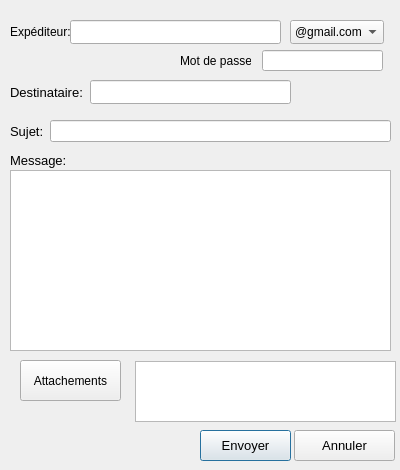
<?xml version="1.0" encoding="UTF-8"?>
<ui version="4.0">
 <class>Mail</class>
 <widget class="QDialog" name="Mail">
  <property name="geometry">
   <rect>
    <x>0</x>
    <y>0</y>
    <width>400</width>
    <height>470</height>
   </rect>
  </property>
  <property name="windowTitle">
   <string>e-Mail</string>
  </property>
  <property name="windowIcon">
   <iconset resource="rssources.qrc">
    <normaloff>:/images/logo_erp.png</normaloff>:/images/logo_erp.png</iconset>
  </property>
  <widget class="QWidget" name="layoutWidget">
   <property name="geometry">
    <rect>
     <x>10</x>
     <y>120</y>
     <width>381</width>
     <height>22</height>
    </rect>
   </property>
   <layout class="QHBoxLayout" name="horizontalLayout_2">
    <item>
     <widget class="QLabel" name="labelSujet">
      <property name="font">
       <font>
        <pointsize>10</pointsize>
       </font>
      </property>
      <property name="text">
       <string>Sujet:</string>
      </property>
     </widget>
    </item>
    <item>
     <widget class="QLineEdit" name="Valsujet">
      <property name="toolTip">
       <string>&lt;html&gt;&lt;head/&gt;&lt;body&gt;&lt;p&gt;Séparez les adresses par un &lt;span style=&quot; font-weight:600;&quot;&gt;;&lt;/span&gt;&lt;/p&gt;&lt;/body&gt;&lt;/html&gt;</string>
      </property>
     </widget>
    </item>
   </layout>
  </widget>
  <widget class="QPushButton" name="ButtonEnvoie">
   <property name="geometry">
    <rect>
     <x>200</x>
     <y>430</y>
     <width>91</width>
     <height>31</height>
    </rect>
   </property>
   <property name="font">
    <font>
     <pointsize>10</pointsize>
    </font>
   </property>
   <property name="text">
    <string>Envoyer</string>
   </property>
  </widget>
  <widget class="QLabel" name="labeldest">
   <property name="geometry">
    <rect>
     <x>10</x>
     <y>80</y>
     <width>73</width>
     <height>24</height>
    </rect>
   </property>
   <property name="font">
    <font>
     <pointsize>10</pointsize>
    </font>
   </property>
   <property name="text">
    <string>Destinataire:</string>
   </property>
  </widget>
  <widget class="QLabel" name="labelMsg">
   <property name="geometry">
    <rect>
     <x>10</x>
     <y>150</y>
     <width>61</width>
     <height>20</height>
    </rect>
   </property>
   <property name="font">
    <font>
     <pointsize>10</pointsize>
    </font>
   </property>
   <property name="text">
    <string>Message:</string>
   </property>
  </widget>
  <widget class="QComboBox" name="comboMail">
   <property name="geometry">
    <rect>
     <x>290</x>
     <y>20</y>
     <width>94</width>
     <height>24</height>
    </rect>
   </property>
   <item>
    <property name="text">
     <string>@gmail.com</string>
    </property>
   </item>
   <item>
    <property name="text">
     <string>@yahoo.com</string>
    </property>
   </item>
   <item>
    <property name="text">
     <string>@yahoo.fr</string>
    </property>
   </item>
   <item>
    <property name="text">
     <string>@esprit.tn</string>
    </property>
   </item>
   <item>
    <property name="text">
     <string>@outlook.com</string>
    </property>
   </item>
  </widget>
  <widget class="QPushButton" name="ButtonAnnuler">
   <property name="geometry">
    <rect>
     <x>294</x>
     <y>430</y>
     <width>101</width>
     <height>31</height>
    </rect>
   </property>
   <property name="font">
    <font>
     <pointsize>10</pointsize>
    </font>
   </property>
   <property name="text">
    <string>Annuler</string>
   </property>
  </widget>
  <widget class="QLineEdit" name="Valdest">
   <property name="geometry">
    <rect>
     <x>90</x>
     <y>80</y>
     <width>201</width>
     <height>24</height>
    </rect>
   </property>
  </widget>
  <widget class="QTextEdit" name="ValMsg">
   <property name="geometry">
    <rect>
     <x>10</x>
     <y>170</y>
     <width>381</width>
     <height>181</height>
    </rect>
   </property>
  </widget>
  <widget class="QPushButton" name="ButtonAttach">
   <property name="geometry">
    <rect>
     <x>20</x>
     <y>360</y>
     <width>101</width>
     <height>41</height>
    </rect>
   </property>
   <property name="text">
    <string>Attachements</string>
   </property>
   <property name="icon">
    <iconset resource="rssources.qrc">
     <normaloff>:/images/attachment.png</normaloff>:/images/attachment.png</iconset>
   </property>
  </widget>
  <widget class="QLineEdit" name="Valpwd">
   <property name="geometry">
    <rect>
     <x>262</x>
     <y>50</y>
     <width>121</width>
     <height>21</height>
    </rect>
   </property>
   <property name="echoMode">
    <enum>QLineEdit::Password</enum>
   </property>
  </widget>
  <widget class="QLabel" name="label_pwd">
   <property name="geometry">
    <rect>
     <x>180</x>
     <y>50</y>
     <width>71</width>
     <height>21</height>
    </rect>
   </property>
   <property name="text">
    <string>Mot de passe:</string>
   </property>
  </widget>
  <widget class="QLineEdit" name="ValExp">
   <property name="geometry">
    <rect>
     <x>70</x>
     <y>20</y>
     <width>211</width>
     <height>24</height>
    </rect>
   </property>
   <property name="echoMode">
    <enum>QLineEdit::Normal</enum>
   </property>
  </widget>
  <widget class="QLabel" name="labelexp">
   <property name="geometry">
    <rect>
     <x>10</x>
     <y>20</y>
     <width>61</width>
     <height>24</height>
    </rect>
   </property>
   <property name="text">
    <string>Expéditeur:</string>
   </property>
  </widget>
  <widget class="QListWidget" name="listattach">
   <property name="geometry">
    <rect>
     <x>135</x>
     <y>361</y>
     <width>261</width>
     <height>61</height>
    </rect>
   </property>
  </widget>
 </widget>
 <resources>
  <include location="rssources.qrc"/>
 </resources>
 <connections/>
</ui>
